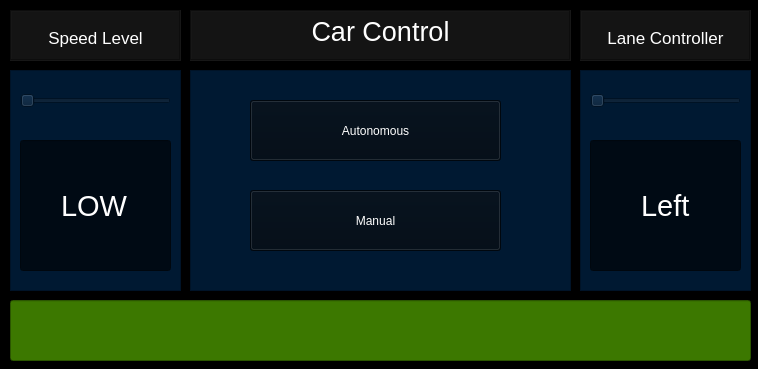
<?xml version="1.0" encoding="UTF-8"?>
<ui version="4.0">
 <class>Dialog</class>
 <widget class="QDialog" name="Dialog">
  <property name="geometry">
   <rect>
    <x>0</x>
    <y>0</y>
    <width>758</width>
    <height>369</height>
   </rect>
  </property>
  <property name="windowTitle">
   <string>Dialog</string>
  </property>
  <property name="styleSheet">
   <string notr="true">background-color: rgb(0, 0, 0);
color: rgb(255, 255, 255);</string>
  </property>
  <widget class="QFrame" name="frame">
   <property name="geometry">
    <rect>
     <x>10</x>
     <y>70</y>
     <width>171</width>
     <height>221</height>
    </rect>
   </property>
   <property name="styleSheet">
    <string notr="true">color: rgb(255, 255, 255);
background-color: rgb(0, 25, 50);</string>
   </property>
   <property name="frameShape">
    <enum>QFrame::StyledPanel</enum>
   </property>
   <property name="frameShadow">
    <enum>QFrame::Raised</enum>
   </property>
   <widget class="QSlider" name="speedslider">
    <property name="geometry">
     <rect>
      <x>10</x>
      <y>10</y>
      <width>151</width>
      <height>41</height>
     </rect>
    </property>
    <property name="minimum">
     <number>130</number>
    </property>
    <property name="maximum">
     <number>230</number>
    </property>
    <property name="singleStep">
     <number>50</number>
    </property>
    <property name="pageStep">
     <number>50</number>
    </property>
    <property name="value">
     <number>130</number>
    </property>
    <property name="tracking">
     <bool>true</bool>
    </property>
    <property name="orientation">
     <enum>Qt::Horizontal</enum>
    </property>
    <property name="tickPosition">
     <enum>QSlider::NoTicks</enum>
    </property>
    <property name="tickInterval">
     <number>0</number>
    </property>
   </widget>
   <widget class="QLineEdit" name="speeddisplay">
    <property name="geometry">
     <rect>
      <x>10</x>
      <y>70</y>
      <width>151</width>
      <height>131</height>
     </rect>
    </property>
    <property name="font">
     <font>
      <pointsize>22</pointsize>
     </font>
    </property>
    <property name="styleSheet">
     <string notr="true">background-color: rgb(0, 10, 20);</string>
    </property>
    <property name="text">
     <string>LOW</string>
    </property>
    <property name="alignment">
     <set>Qt::AlignCenter</set>
    </property>
    <property name="readOnly">
     <bool>true</bool>
    </property>
   </widget>
  </widget>
  <widget class="QTextEdit" name="textEdit">
   <property name="geometry">
    <rect>
     <x>10</x>
     <y>10</y>
     <width>171</width>
     <height>51</height>
    </rect>
   </property>
   <property name="styleSheet">
    <string notr="true">background-color: rgb(20, 20, 20);
color:rgb(255,255,255)</string>
   </property>
   <property name="frameShape">
    <enum>QFrame::Box</enum>
   </property>
   <property name="readOnly">
    <bool>true</bool>
   </property>
   <property name="html">
    <string>&lt;!DOCTYPE HTML PUBLIC &quot;-//W3C//DTD HTML 4.0//EN&quot; &quot;http://www.w3.org/TR/REC-html40/strict.dtd&quot;&gt;
&lt;html&gt;&lt;head&gt;&lt;meta name=&quot;qrichtext&quot; content=&quot;1&quot; /&gt;&lt;style type=&quot;text/css&quot;&gt;
p, li { white-space: pre-wrap; }
&lt;/style&gt;&lt;/head&gt;&lt;body style=&quot; font-family:'Ubuntu'; font-size:11pt; font-weight:400; font-style:normal;&quot;&gt;
&lt;p align=&quot;center&quot; style=&quot; margin-top:0px; margin-bottom:0px; margin-left:0px; margin-right:0px; -qt-block-indent:0; text-indent:0px;&quot;&gt;&lt;span style=&quot; font-size:20pt; vertical-align:sub;&quot;&gt;Speed Level&lt;/span&gt;&lt;/p&gt;&lt;/body&gt;&lt;/html&gt;</string>
   </property>
  </widget>
  <widget class="QTextEdit" name="textEdit_2">
   <property name="geometry">
    <rect>
     <x>190</x>
     <y>10</y>
     <width>381</width>
     <height>51</height>
    </rect>
   </property>
   <property name="styleSheet">
    <string notr="true">background-color: rgb(20, 20, 20);
color:rgb(255,255,255)</string>
   </property>
   <property name="frameShape">
    <enum>QFrame::Box</enum>
   </property>
   <property name="frameShadow">
    <enum>QFrame::Sunken</enum>
   </property>
   <property name="readOnly">
    <bool>true</bool>
   </property>
   <property name="html">
    <string>&lt;!DOCTYPE HTML PUBLIC &quot;-//W3C//DTD HTML 4.0//EN&quot; &quot;http://www.w3.org/TR/REC-html40/strict.dtd&quot;&gt;
&lt;html&gt;&lt;head&gt;&lt;meta name=&quot;qrichtext&quot; content=&quot;1&quot; /&gt;&lt;style type=&quot;text/css&quot;&gt;
p, li { white-space: pre-wrap; }
&lt;/style&gt;&lt;/head&gt;&lt;body style=&quot; font-family:'Ubuntu'; font-size:11pt; font-weight:400; font-style:normal;&quot;&gt;
&lt;p align=&quot;center&quot; style=&quot; margin-top:0px; margin-bottom:0px; margin-left:0px; margin-right:0px; -qt-block-indent:0; text-indent:0px;&quot;&gt;&lt;span style=&quot; font-size:20pt;&quot;&gt;Car Control&lt;/span&gt;&lt;/p&gt;&lt;/body&gt;&lt;/html&gt;</string>
   </property>
  </widget>
  <widget class="QFrame" name="frame_2">
   <property name="enabled">
    <bool>true</bool>
   </property>
   <property name="geometry">
    <rect>
     <x>190</x>
     <y>70</y>
     <width>381</width>
     <height>221</height>
    </rect>
   </property>
   <property name="tabletTracking">
    <bool>false</bool>
   </property>
   <property name="styleSheet">
    <string notr="true">color: rgb(255, 255, 255);
background-color: rgb(0, 25, 50);</string>
   </property>
   <property name="frameShape">
    <enum>QFrame::StyledPanel</enum>
   </property>
   <property name="frameShadow">
    <enum>QFrame::Raised</enum>
   </property>
   <widget class="QPushButton" name="backwardbutton">
    <property name="geometry">
     <rect>
      <x>130</x>
      <y>110</y>
      <width>121</width>
      <height>41</height>
     </rect>
    </property>
    <property name="styleSheet">
     <string notr="true">background-color: rgb(0, 10, 20);</string>
    </property>
    <property name="text">
     <string>Backward</string>
    </property>
   </widget>
   <widget class="QPushButton" name="stopbutton">
    <property name="geometry">
     <rect>
      <x>130</x>
      <y>60</y>
      <width>121</width>
      <height>41</height>
     </rect>
    </property>
    <property name="styleSheet">
     <string notr="true">background-color: rgb(0, 10, 20);</string>
    </property>
    <property name="text">
     <string>Stop</string>
    </property>
   </widget>
   <widget class="QPushButton" name="rightbutton">
    <property name="geometry">
     <rect>
      <x>260</x>
      <y>60</y>
      <width>111</width>
      <height>41</height>
     </rect>
    </property>
    <property name="styleSheet">
     <string notr="true">background-color: rgb(0, 10, 20);</string>
    </property>
    <property name="text">
     <string>Right</string>
    </property>
   </widget>
   <widget class="QPushButton" name="forwardbutton">
    <property name="geometry">
     <rect>
      <x>130</x>
      <y>10</y>
      <width>121</width>
      <height>41</height>
     </rect>
    </property>
    <property name="styleSheet">
     <string notr="true">background-color: rgb(0, 10, 20);</string>
    </property>
    <property name="text">
     <string>Forward</string>
    </property>
   </widget>
   <widget class="QPushButton" name="leftbutton">
    <property name="geometry">
     <rect>
      <x>10</x>
      <y>60</y>
      <width>111</width>
      <height>41</height>
     </rect>
    </property>
    <property name="styleSheet">
     <string notr="true">background-color: rgb(0, 10, 20);</string>
    </property>
    <property name="text">
     <string>Left</string>
    </property>
   </widget>
   <widget class="QPushButton" name="parallelparkbutton">
    <property name="enabled">
     <bool>true</bool>
    </property>
    <property name="geometry">
     <rect>
      <x>230</x>
      <y>160</y>
      <width>131</width>
      <height>51</height>
     </rect>
    </property>
    <property name="styleSheet">
     <string notr="true">background-color: rgb(0, 10, 20);</string>
    </property>
    <property name="text">
     <string>Parallel Park</string>
    </property>
   </widget>
   <widget class="QPushButton" name="backbutton">
    <property name="enabled">
     <bool>true</bool>
    </property>
    <property name="geometry">
     <rect>
      <x>20</x>
      <y>160</y>
      <width>131</width>
      <height>51</height>
     </rect>
    </property>
    <property name="styleSheet">
     <string notr="true">background-color: rgb(0, 10, 20);</string>
    </property>
    <property name="text">
     <string>Back</string>
    </property>
   </widget>
  </widget>
  <widget class="QLineEdit" name="safetystatus">
   <property name="geometry">
    <rect>
     <x>10</x>
     <y>300</y>
     <width>741</width>
     <height>61</height>
    </rect>
   </property>
   <property name="styleSheet">
    <string notr="true">font: 75 24pt &quot;Verdana&quot;;
font-color: rgb(255, 255, 255);
background-color: rgb(60, 120, 0);
color: rgb(255, 255, 255);
</string>
   </property>
   <property name="text">
    <string/>
   </property>
   <property name="alignment">
    <set>Qt::AlignCenter</set>
   </property>
   <property name="readOnly">
    <bool>true</bool>
   </property>
  </widget>
  <widget class="QFrame" name="frame_3">
   <property name="geometry">
    <rect>
     <x>580</x>
     <y>70</y>
     <width>171</width>
     <height>221</height>
    </rect>
   </property>
   <property name="styleSheet">
    <string notr="true">color: rgb(255, 255, 255);
background-color: rgb(0, 25, 50);</string>
   </property>
   <property name="frameShape">
    <enum>QFrame::StyledPanel</enum>
   </property>
   <property name="frameShadow">
    <enum>QFrame::Raised</enum>
   </property>
   <widget class="QSlider" name="laneslider">
    <property name="geometry">
     <rect>
      <x>10</x>
      <y>10</y>
      <width>151</width>
      <height>41</height>
     </rect>
    </property>
    <property name="minimum">
     <number>0</number>
    </property>
    <property name="maximum">
     <number>1</number>
    </property>
    <property name="singleStep">
     <number>1</number>
    </property>
    <property name="pageStep">
     <number>1</number>
    </property>
    <property name="value">
     <number>0</number>
    </property>
    <property name="sliderPosition">
     <number>0</number>
    </property>
    <property name="tracking">
     <bool>true</bool>
    </property>
    <property name="orientation">
     <enum>Qt::Horizontal</enum>
    </property>
    <property name="invertedAppearance">
     <bool>false</bool>
    </property>
    <property name="invertedControls">
     <bool>false</bool>
    </property>
    <property name="tickPosition">
     <enum>QSlider::NoTicks</enum>
    </property>
    <property name="tickInterval">
     <number>0</number>
    </property>
   </widget>
   <widget class="QLineEdit" name="lanedisplay">
    <property name="geometry">
     <rect>
      <x>10</x>
      <y>70</y>
      <width>151</width>
      <height>131</height>
     </rect>
    </property>
    <property name="font">
     <font>
      <pointsize>22</pointsize>
     </font>
    </property>
    <property name="styleSheet">
     <string notr="true">background-color: rgb(0, 10, 20);</string>
    </property>
    <property name="text">
     <string>Left</string>
    </property>
    <property name="alignment">
     <set>Qt::AlignCenter</set>
    </property>
    <property name="readOnly">
     <bool>true</bool>
    </property>
   </widget>
  </widget>
  <widget class="QTextEdit" name="textEdit_3">
   <property name="geometry">
    <rect>
     <x>580</x>
     <y>10</y>
     <width>171</width>
     <height>51</height>
    </rect>
   </property>
   <property name="styleSheet">
    <string notr="true">background-color: rgb(20, 20, 20);
color:rgb(255,255,255)</string>
   </property>
   <property name="frameShape">
    <enum>QFrame::Box</enum>
   </property>
   <property name="readOnly">
    <bool>true</bool>
   </property>
   <property name="html">
    <string>&lt;!DOCTYPE HTML PUBLIC &quot;-//W3C//DTD HTML 4.0//EN&quot; &quot;http://www.w3.org/TR/REC-html40/strict.dtd&quot;&gt;
&lt;html&gt;&lt;head&gt;&lt;meta name=&quot;qrichtext&quot; content=&quot;1&quot; /&gt;&lt;style type=&quot;text/css&quot;&gt;
p, li { white-space: pre-wrap; }
&lt;/style&gt;&lt;/head&gt;&lt;body style=&quot; font-family:'Ubuntu'; font-size:11pt; font-weight:400; font-style:normal;&quot;&gt;
&lt;p align=&quot;center&quot; style=&quot; margin-top:0px; margin-bottom:0px; margin-left:0px; margin-right:0px; -qt-block-indent:0; text-indent:0px;&quot;&gt;&lt;span style=&quot; font-size:20pt; vertical-align:sub;&quot;&gt;Lane Controller&lt;/span&gt;&lt;/p&gt;&lt;/body&gt;&lt;/html&gt;</string>
   </property>
  </widget>
  <widget class="QFrame" name="frame_5">
   <property name="enabled">
    <bool>true</bool>
   </property>
   <property name="geometry">
    <rect>
     <x>190</x>
     <y>70</y>
     <width>381</width>
     <height>221</height>
    </rect>
   </property>
   <property name="tabletTracking">
    <bool>false</bool>
   </property>
   <property name="styleSheet">
    <string notr="true">color: rgb(255, 255, 255);
background-color: rgb(0, 25, 50);</string>
   </property>
   <property name="frameShape">
    <enum>QFrame::StyledPanel</enum>
   </property>
   <property name="frameShadow">
    <enum>QFrame::Raised</enum>
   </property>
   <widget class="QPushButton" name="manual">
    <property name="geometry">
     <rect>
      <x>60</x>
      <y>120</y>
      <width>251</width>
      <height>61</height>
     </rect>
    </property>
    <property name="styleSheet">
     <string notr="true">background-color: rgb(0, 10, 20);</string>
    </property>
    <property name="text">
     <string>Manual</string>
    </property>
   </widget>
   <widget class="QPushButton" name="automatic">
    <property name="geometry">
     <rect>
      <x>60</x>
      <y>30</y>
      <width>251</width>
      <height>61</height>
     </rect>
    </property>
    <property name="styleSheet">
     <string notr="true">background-color: rgb(0, 10, 20);</string>
    </property>
    <property name="text">
     <string>Autonomous</string>
    </property>
   </widget>
  </widget>
 </widget>
 <resources/>
 <connections/>
</ui>
